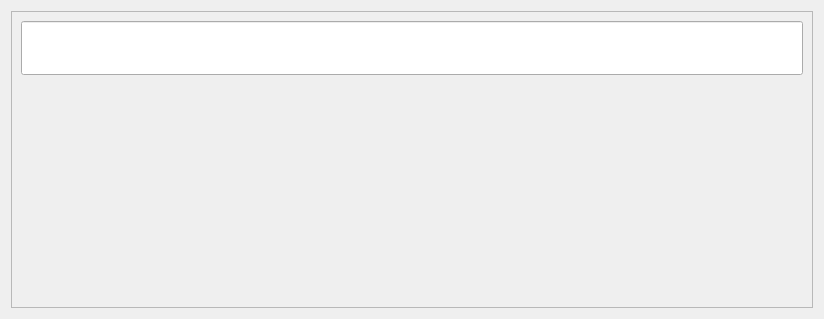
<?xml version="1.0" encoding="UTF-8"?>
<ui version="4.0">
 <class>DlgGetText</class>
 <widget class="QDialog" name="DlgGetText">
  <property name="geometry">
   <rect>
    <x>0</x>
    <y>0</y>
    <width>824</width>
    <height>319</height>
   </rect>
  </property>
  <property name="windowTitle">
   <string>Dialog</string>
  </property>
  <layout class="QVBoxLayout" name="verticalLayout">
   <item>
    <widget class="QFrame" name="frame">
     <property name="frameShape">
      <enum>QFrame::StyledPanel</enum>
     </property>
     <property name="frameShadow">
      <enum>QFrame::Raised</enum>
     </property>
     <layout class="QVBoxLayout" name="verticalLayout_2">
      <item>
       <widget class="QLineEdit" name="leText">
        <property name="font">
         <font>
          <pointsize>30</pointsize>
         </font>
        </property>
        <property name="focusPolicy">
         <enum>Qt::NoFocus</enum>
        </property>
        <property name="alignment">
         <set>Qt::AlignCenter</set>
        </property>
       </widget>
      </item>
      <item>
       <widget class="RKeyboard" name="wdtKbd" native="true"/>
      </item>
     </layout>
    </widget>
   </item>
  </layout>
 </widget>
 <customwidgets>
  <customwidget>
   <class>RKeyboard</class>
   <extends>QWidget</extends>
   <header location="global">rkeyboard.h</header>
   <container>1</container>
  </customwidget>
 </customwidgets>
 <resources/>
 <connections/>
</ui>
